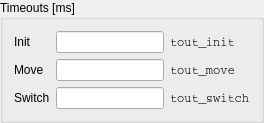
          <widget class="QGroupBox" name="groupBox_7">
           <property name="title">
            <string>Timeouts [ms]</string>
           </property>
           <layout class="QGridLayout" name="gridLayout_16">
            <item row="0" column="0">
             <layout class="QGridLayout" name="gridLayout">
              <item row="0" column="0">
               <widget class="QLabel" name="label_3">
                <property name="text">
                 <string>Init</string>
                </property>
               </widget>
              </item>
              <item row="1" column="1">
               <widget class="QLineEdit" name="in_tout_move">
                <property name="toolTip">
                 <string>&lt;html&gt;&lt;head/&gt;&lt;body&gt;&lt;p&gt;MOVE sequence timeout in [ms].&lt;/p&gt;&lt;/body&gt;&lt;/html&gt;</string>
                </property>
               </widget>
              </item>
              <item row="2" column="1">
               <widget class="QLineEdit" name="in_tout_switch">
                <property name="toolTip">
                 <string>&lt;html&gt;&lt;head/&gt;&lt;body&gt;&lt;p&gt;SWiTCH sequence timeout in [ms].&lt;/p&gt;&lt;/body&gt;&lt;/html&gt;</string>
                </property>
               </widget>
              </item>
              <item row="1" column="0">
               <widget class="QLabel" name="label_4">
                <property name="text">
                 <string>Move</string>
                </property>
               </widget>
              </item>
              <item row="2" column="0">
               <widget class="QLabel" name="label_5">
                <property name="text">
                 <string>Switch</string>
                </property>
               </widget>
              </item>
              <item row="0" column="1">
               <widget class="QLineEdit" name="in_tout_init">
                <property name="toolTip">
                 <string>&lt;html&gt;&lt;head/&gt;&lt;body&gt;&lt;p&gt;INIT sequence timeout in [ms].&lt;/p&gt;&lt;/body&gt;&lt;/html&gt;</string>
                </property>
               </widget>
              </item>
              <item row="0" column="2">
               <widget class="QLabel" name="tout_init">
                <property name="font">
                 <font>
                  <family>Courier</family>
                 </font>
                </property>
                <property name="text">
                 <string>tout_init</string>
                </property>
               </widget>
              </item>
              <item row="1" column="2">
               <widget class="QLabel" name="tout_move">
                <property name="font">
                 <font>
                  <family>Courier</family>
                 </font>
                </property>
                <property name="text">
                 <string>tout_move</string>
                </property>
               </widget>
              </item>
              <item row="2" column="2">
               <widget class="QLabel" name="tout_switch">
                <property name="font">
                 <font>
                  <family>Courier</family>
                 </font>
                </property>
                <property name="text">
                 <string>tout_switch</string>
                </property>
               </widget>
              </item>
             </layout>
            </item>
           </layout>
          </widget>
